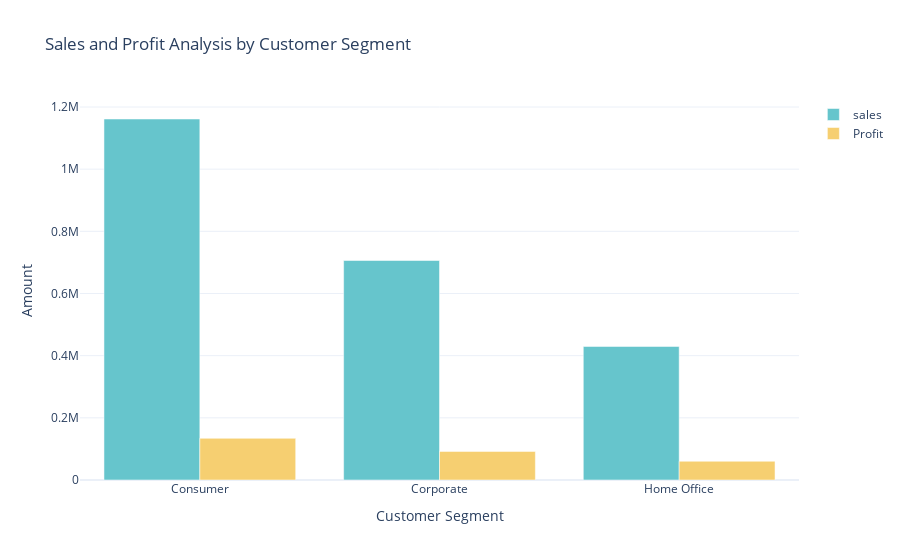

Source (notebook cell):
### Markdown cell above
# Sales and Profit - Customer Segment

### Code cell
sales_profit_by_segment = data.groupby('Segment').agg({'Sales':'sum','Profit':'sum'}).reset_index()

color_palette = colors.qualitative.Pastel

fig = go.Figure()
fig.add_trace(go.Bar(x=sales_profit_by_segment['Segment'],
                     y=sales_profit_by_segment['Sales'],
                     name='sales',
                     marker_color=color_palette[0]))

fig.add_trace(go.Bar(x=sales_profit_by_segment['Segment'],
                     y=sales_profit_by_segment['Profit'],
                     name='Profit',
                     marker_color=color_palette[1]))

fig.update_layout(title='Sales and Profit Analysis by Customer Segment',
                  xaxis_title='Customer Segment',yaxis_title='Amount')

fig.show()

### Figure 1 — Plotly figure (JSON) as saved in the notebook; plotly's stock layout.template omitted (floating-point values rounded to 4 significant figures)
{"data": [{"marker": {"color": "rgb(102, 197, 204)"}, "name": "sales", "type": "bar", "x": ["Consumer", "Corporate", "Home Office"], "y": [1161000.0, 706100.0, 429700.0]}, {"marker": {"color": "rgb(246, 207, 113)"}, "name": "Profit", "type": "bar", "x": ["Consumer", "Corporate", "Home Office"], "y": [134100.0, 91980.0, 60300.0]}], "layout": {"title": {"text": "Sales and Profit Analysis by Customer Segment"}, "xaxis": {"title": {"text": "Customer Segment"}}, "yaxis": {"title": {"text": "Amount"}}}}
